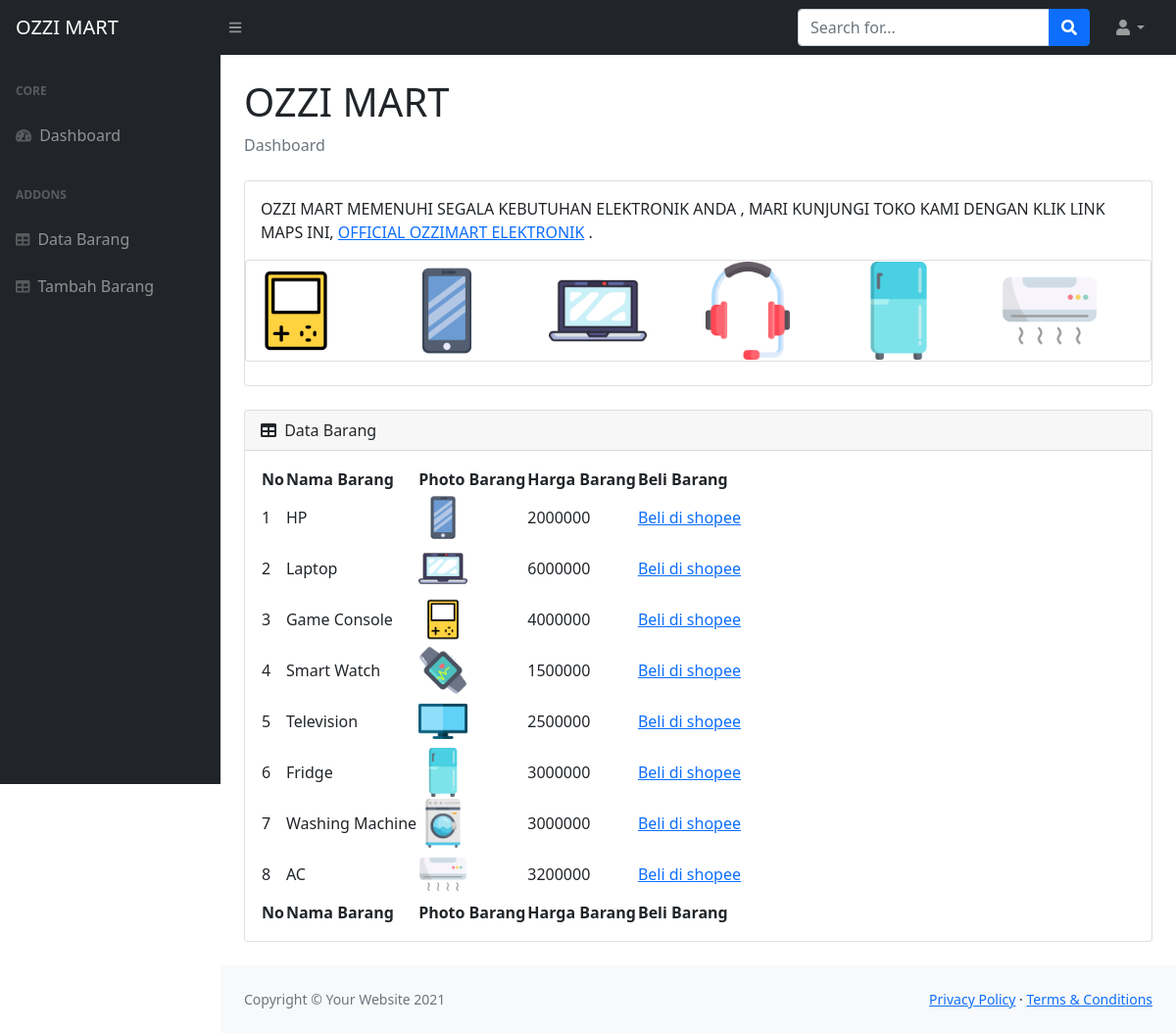
The page / on the database its author committed.
### tables this page shows
CREATE TABLE `data_barang` (
  `id_barang` int(11) NOT NULL,
  `nama_barang` varchar(25) NOT NULL,
  `foto_barang` varchar(25) NOT NULL,
  `harga_barang` int(11) NOT NULL,
  `stock_barang` int(11) NOT NULL
);

### function.php (called while the page is built, shortened)
<?php
 $conn = mysqli_connect("localhost","root","","uas_1904030105");
 function query($query) {
     global $conn;
     $result = mysqli_query( $conn, $query);
     $rows = [];
     while ( $row = mysqli_fetch_assoc($result)){
         $rows[] = $row;
     }
     return $rows;
 }
?>

### index.php (the view, shortened to what this page needs)
<?php
require 'function.php';
$databarang = query("SELECT * FROM data_barang");
?>
<!DOCTYPE html>
<html lang="en">
    <head>
        <link href="https://cdn.jsdelivr.net/npm/simple-datatables@latest/dist/style.css" rel="stylesheet" />
        <link href="css/styles.css" rel="stylesheet" />
    </head>
    <body class="sb-nav-fixed">
        <nav class="sb-topnav navbar navbar-expand navbar-dark bg-dark">
            <a class="navbar-brand ps-3" href="index.php">OZZI MART</a>
            <button class="btn btn-link btn-sm order-1 order-lg-0 me-4 me-lg-0" id="sidebarToggle" href="index.php"><i class="fas fa-bars"></i></button>
            <form class="d-none d-md-inline-block form-inline ms-auto me-0 me-md-3 my-2 my-md-0">
                <div class="input-group">
                    <input class="form-control" type="text" placeholder="Search for..." aria-label="Search for..." aria-describedby="btnNavbarSearch" />
                    <button class="btn btn-primary" id="btnNavbarSearch" type="button"><i class="fas fa-search"></i></button>
                </div>
            </form>
            <ul class="navbar-nav ms-auto ms-md-0 me-3 me-lg-4">
                <li class="nav-item dropdown">
                    <a class="nav-link dropdown-toggle" id="navbarDropdown" href="#" role="button" data-bs-toggle="dropdown" aria-expanded="false"><i class="fas fa-user fa-fw"></i></a>
                </li>
            </ul>
        </nav>
        <div id="layoutSidenav">
            <div id="layoutSidenav_nav">
                <nav class="sb-sidenav accordion sb-sidenav-dark" id="sidenavAccordion">
                    <div class="sb-sidenav-menu">
                        <div class="nav">
                            <div class="sb-sidenav-menu-heading">Core</div>
                            <a class="nav-link" href="index.php">
                                <div class="sb-nav-link-icon"><i class="fas fa-tachometer-alt"></i></div>
                                Dashboard
                            </a>
                            <div class="sb-sidenav-menu-heading">Addons</div>
                            <a class="nav-link" href="tables.php">
                                <div class="sb-nav-link-icon"><i class="fas fa-table"></i></div>
                                Data Barang
                            </a>
                            <a class="nav-link" href="tambah.php">
                                <div class="sb-nav-link-icon"><i class="fas fa-table"></i></div>
                                Tambah Barang
                            </a>
                        </div>
                    </div>
                </nav>
            </div>
            <div id="layoutSidenav_content">
                <main>
                    <div class="container-fluid px-4">
                        <h1 class="mt-4">OZZI MART</h1>
                        <ol class="breadcrumb mb-4">
                            <li class="breadcrumb-item active">Dashboard</li>
                        </ol>
                        <div class="card mb-4">
                            <div class="card-body">
                               OZZI MART MEMENUHI SEGALA KEBUTUHAN ELEKTRONIK ANDA , MARI KUNJUNGI TOKO KAMI DENGAN KLIK LINK MAPS INI,
                                <a target="_blank" href="https://datatables.net/">OFFICIAL OZZIMART ELEKTRONIK</a>
                                .
                            </div>
                        <div class=" card mb-4">
                            <table>
                                <tr>
                                <th><img src="icon/game-console.png" width = 100 height =></th>
                                <th><img src="icon/smartphone.png" width = 100 height =></th>
                                <th><img src="icon/laptop.png" width = 100 height =></th>
                                <th><img src="icon/headset.png" width = 100 height =></th>
                                <th><img src="icon/fridge.png" width = 100 height =></th>
                                <th><img src="icon/air-conditioner.png" width = 100 height =></th>
                                </tr>
                       </table>
                        </div>
                        </div>
                        <div class="card mb-4">
                            <div class="card-header">
                                <i class="fas fa-table me-1"></i>
                                Data Barang
                            </div>
                            <div class="card-body">
                                <table id="datatablesSimple">
                                    <thead>
                                        <tr>
                                        <th>No</th>
                                            <th>Nama Barang</th>
                                            <th>Photo Barang</th>
                                            <th>Harga Barang</th>
                                            <th>Beli Barang</th>
                                        </tr>
                                    </thead>
                                    <tfoot>
                                        <tr>
                                        <th>No</th>
                                            <th>Nama Barang</th>
                                            <th>Photo Barang</th>
                                            <th>Harga Barang</th>
                                            <th>Beli Barang</th>
                                        </tr>
                                    </tfoot>
                                    <tbody>
                                    <?php $i=1 ?>
                                    <?php foreach ($databarang as $row) :  ?>
                                    <tr>
                                            <td><?= $i; ?></td>
                                            <td><?= $row ["nama_barang"];  ?></td>
                                            <td><img src="icon/<?= $row["foto_barang"]; ?>"width ="50" ></td>
                                            <td><?= $row["harga_barang"]; ?></td>
                                            <td><a href="https://shopee.co.id/">Beli di shopee</a></td>
                                        </tr>
                                        <?php $i++; ?>
                                        <?php endforeach;?>
                                    </tbody>
                                </table>
                            </div>
                        </div>
                    </div>
                </main>
                <footer class="py-4 bg-light mt-auto">
                    <div class="container-fluid px-4">
                        <div class="d-flex align-items-center justify-content-between small">
                            <div class="text-muted">Copyright &copy; Your Website 2021</div>
                            <div>
                                <a href="#">Privacy Policy</a>
                                &middot;
                                <a href="#">Terms &amp; Conditions</a>
                            </div>
                        </div>
                    </div>
                </footer>
            </div>
        </div>
    </body>
</html>

### rows shown on the page
data_barang: nama_barang "HP", foto_barang (picture), harga_barang "2000000"
data_barang: nama_barang "Laptop", foto_barang (picture), harga_barang "6000000"
data_barang: nama_barang "Game Console", foto_barang (picture), harga_barang "4000000"
data_barang: nama_barang "Smart Watch", foto_barang (picture), harga_barang "1500000"
data_barang: nama_barang "Television", foto_barang (picture), harga_barang "2500000"
data_barang: nama_barang "Fridge", foto_barang (picture), harga_barang "3000000"
data_barang: nama_barang "Washing Machine", foto_barang (picture), harga_barang "3000000"
data_barang: nama_barang "AC", foto_barang (picture), harga_barang "3200000"
